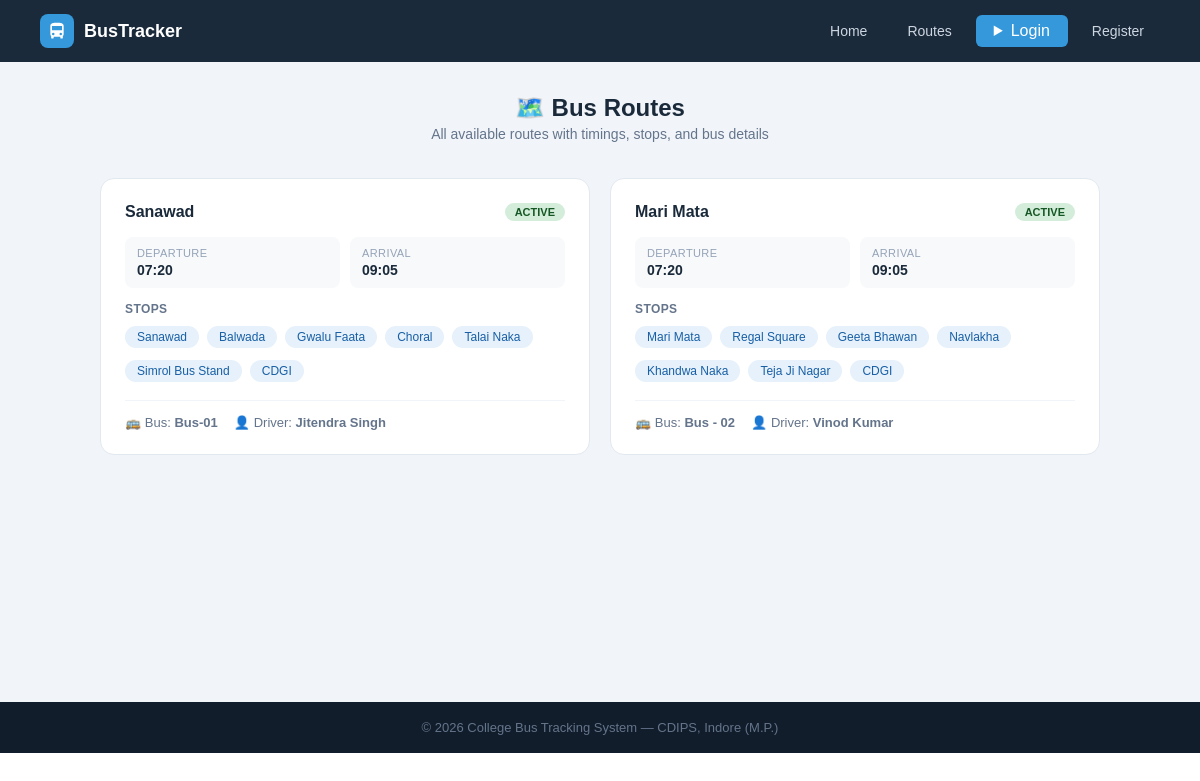
Before: /routes-info with the older database file.
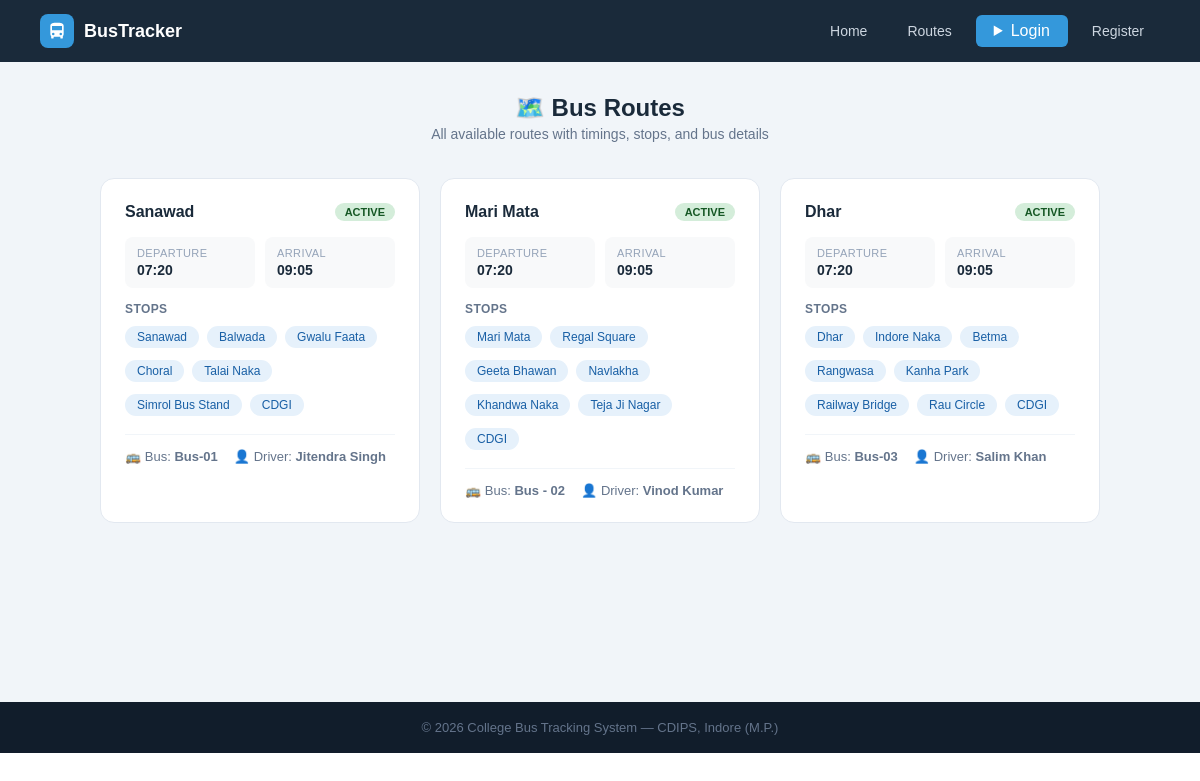
After: the same page with the newer database file.
### tables this page shows
CREATE TABLE routes (
        id INTEGER PRIMARY KEY AUTOINCREMENT,
        route_name TEXT NOT NULL, bus_id INTEGER,
        start_point TEXT, end_point TEXT,
        departure_time TEXT, arrival_time TEXT, stops TEXT, original_bus_id INTEGER,
        FOREIGN KEY(bus_id) REFERENCES buses(id));

CREATE TABLE buses (
        id INTEGER PRIMARY KEY AUTOINCREMENT,
        bus_number TEXT UNIQUE NOT NULL, driver_name TEXT NOT NULL,
        driver_phone TEXT, capacity INTEGER DEFAULT 40,
        status TEXT DEFAULT 'active',
        current_lat REAL DEFAULT 22.7196, current_lng REAL DEFAULT 75.8577);

### app.py (the view)
@app.route('/routes-info')
def routes_page():
    db = get_db()
    routes = db.execute('''SELECT r.*,b.bus_number,b.driver_name,b.status
                           FROM routes r LEFT JOIN buses b ON r.bus_id=b.id''').fetchall()
    db.close(); return render_template('routes.html', routes=routes)

### app.py (called while the page is built, shortened)
def get_db():
    conn = sqlite3.connect(DB)
    conn.row_factory = sqlite3.Row
    return conn

@app.context_processor
def inject_notifications():
    return dict(notifications=[], unread_count=0)

### templates/routes.html (shortened to what this page needs)
{% extends "base.html" %}
{% block content %}
<div class="page">
    <div class="page-header" style="text-align:center;margin-bottom:36px">
        <h1>🗺️ Bus Routes</h1>
        <p>All available routes with timings, stops, and bus details</p>
    </div>
    <div class="routes-grid">
    {% for r in routes %}
    <div class="route-card">
        <div class="route-header">
            <div class="route-name">{{ r.route_name }}</div>
            <span class="badge {{ 'badge-green' if r.status == 'active' else 'badge-red' }}">
                {{ r.status.upper() if r.status else 'ACTIVE' }}
            </span>
        </div>
        <div class="route-info">
            <div class="ri-item"><div class="key">Departure</div><div class="val">{{ r.departure_time }}</div></div>
            <div class="ri-item"><div class="key">Arrival</div><div class="val">{{ r.arrival_time }}</div></div>
        </div>
        <div class="stops-label">Stops</div>
        <div class="stops-flow">
            {% set stop_list = r.stops.replace('-', '→').replace(',', '→').split('→') %}
            {% for stop in stop_list %}
            <span class="stop-chip">{{ stop.strip() }}</span>
            {% endfor %}
        </div>
        {% if r.bus_number %}
        <div class="bus-info">
            <span>🚌 Bus: <b>{{ r.bus_number }}</b></span>
            <span>👤 Driver: <b>{{ r.driver_name }}</b></span>
        </div>
        {% endif %}
    </div>
    {% else %}
    <div style="text-align:center;color:#94a3b8;padding:40px;grid-column:1/-1">No routes available.</div>
    {% endfor %}
    </div>
</div>
{% endblock %}

### templates/base.html (shortened to what this page needs)
<!DOCTYPE html>
<html lang="en">
<head>
    <link rel="stylesheet" href="{{ url_for('static', filename='css/style.css') }}">
</head>
<body>
<nav>
    <div class="nav-logo">
        <div class="nav-logo-icon">
            <svg viewBox="0 0 24 24"><path d="M4 16c0 .88.39 1.67 1 2.22V20a1 1 0 001 1h1a1 1 0 001-1v-1h8v1a1 1 0 001 1h1a1 1 0 001-1v-1.78c.61-.55 1-1.34 1-2.22V6c0-3.5-3.58-4-8-4S4 2.5 4 6v10zm3.5 1a1.5 1.5 0 110-3 1.5 1.5 0 010 3zm9 0a1.5 1.5 0 110-3 1.5 1.5 0 010 3zM6 6h12v5H6V6z"/></svg>
        </div>
        <span>BusTracker</span>
    </div>
    <div class="nav-links">
        <a href="{{ url_for('home') }}">Home</a>
        <a href="{{ url_for('routes_page') }}">Routes</a>
        {% if 'admin' in session or 'student' in session %}
            {% if 'admin' in session %}
                <a href="{{ url_for('admin_dashboard') }}">Admin Panel</a>
                <a href="{{ url_for('students_list') }}">Students</a>
                <a href="{{ url_for('gate_logs_page') }}">Gate Logs</a>
                <a href="{{ url_for('admin_reports') }}">📊 Reports</a>
            {% else %}
                <a href="{{ url_for('dashboard') }}">My Dashboard</a>
                <details class="bell-wrap">
                    <summary class="bell-btn">
                        🔔
                        {% if unread_count > 0 %}
                        <span class="bell-badge">{{ unread_count }}</span>
                        {% endif %}
                    </summary>
                    <div class="bell-dropdown">
                        <div class="bell-dropdown-header">
                            <span>Notifications</span>
                            <div style="display:flex;gap:6px;">
                                {% if unread_count > 0 %}
                                <form method="POST" action="{{ url_for('mark_notifications_read') }}">
                                    <button class="bell-action-btn">✓ Read</button>
                                </form>
                                {% endif %}
                                {% if notifications %}
                                <form method="POST" action="{{ url_for('delete_all_notifications') }}"
                                      onsubmit="return confirm('Delete all notification?')">
                                    <button class="bell-action-btn bell-delete-btn">🗑 Delete all</button>
                                </form>
                                {% endif %}
                            </div>
                        </div>
                        {% if notifications %}
                            {% for n in notifications %}
                            <div class="bell-notif-item {{ 'bell-unread' if not n.is_read else '' }}">
                                <div class="bell-notif-row">
                                    <div class="bell-notif-msg">{{ n.message }}</div>
                                    <form method="POST" action="{{ url_for('delete_notification', nid=n.id) }}">
                                        <button class="bell-del-one" title="Delete">✕</button>
                                    </form>
                                </div>
                                <div class="bell-notif-time">🕐 {{ n.created_at[:16] if n.created_at else '' }}</div>
                            </div>
                            {% endfor %}
                        {% else %}
                        <div class="bell-empty">
                            <span>🔕</span>
                            <div>No notification available</div>
                        </div>
                        {% endif %}
                    </div>
                </details>
            {% endif %}
            <span style="color:#94a3b8;font-size:13px">
                Hi,
                {% if 'admin' in session %}
                {{ session['admin']['name'] }}
                {% else %}
                {{ session['student']['name'] }}
                {% endif %}
            </span>
            {% if 'admin' in session %}
            <a href="/logout/admin" class="btn-danger">Logout</a>
            {% else %}
            <a href="/logout/student" class="btn-danger">Logout</a>
            {% endif %}
        {% else %}
            <div style="position: relative; display: inline-block;">
                <details style="list-style: none;">
                    <summary class="btn-nav" style="cursor: pointer; user-select: none;">
                        Login
                    </summary>
                </details>
            </div>
            <a href="{{ url_for('register') }}">Register</a>
        {% endif %}
    </div>
</nav>
{% block content %}{% endblock %}
<footer><p>© 2026 College Bus Tracking System — CDIPS, Indore (M.P.)</p></footer>
</body>
</html>

### static/css/style.css (style rules this page uses)
* { margin: 0; padding: 0; box-sizing: border-box; font-family: Arial, sans-serif; }
a { text-decoration: none; }
nav { display: flex; justify-content: space-between; align-items: center; padding: 14px 40px; background: #1a2a3a; position: sticky; top: 0; z-index: 100; }
.nav-logo { display: flex; align-items: center; gap: 10px; }
.nav-logo-icon { width: 34px; height: 34px; background: #3498db; border-radius: 8px; display: flex; align-items: center; justify-content: center; }
.nav-logo-icon svg { width: 20px; height: 20px; fill: white; }
.nav-logo span { color: white; font-size: 18px; font-weight: bold; }
.nav-links { display: flex; gap: 8px; align-items: center; }
.nav-links a { color: #cdd6e0; font-size: 14px; padding: 7px 16px; border-radius: 6px; transition: background .2s; }
.nav-links .btn-nav { background: #3498db; color: white; padding: 7px 18px; border-radius: 6px; }
footer { background: #111d2b; color: #64748b; text-align: center; padding: 18px; font-size: 13px; }
.badge { display: inline-block; padding: 3px 10px; border-radius: 20px; font-size: 11px; font-weight: bold; }
.badge-green { background: #d4edda; color: #155724; }
.page { padding: 32px 40px; background: #f1f5f9; min-height: 80vh; }
.page-header { margin-bottom: 24px; }
.page-header h1 { font-size: 24px; color: #1a2a3a; font-weight: bold; }
.page-header p { font-size: 14px; color: #64748b; margin-top: 4px; }
.stop-chip { background: #e6f1fb; color: #185fa5; font-size: 12px; padding: 4px 12px; border-radius: 20px; margin: 4px 4px 4px 0; }
.routes-grid { display: grid; grid-template-columns: repeat(auto-fit, minmax(300px, 1fr)); gap: 20px; max-width: 1000px; margin: 0 auto; }
.route-card { background: white; border-radius: 14px; border: 1px solid #e2e8f0; padding: 24px; transition: box-shadow .2s; }
.route-header { display: flex; justify-content: space-between; align-items: flex-start; margin-bottom: 16px; }
.route-name { font-size: 16px; font-weight: bold; color: #1a2a3a; }
.route-info { display: grid; grid-template-columns: 1fr 1fr; gap: 10px; margin-bottom: 14px; }
.ri-item { background: #f8f9fa; border-radius: 8px; padding: 10px 12px; }
.ri-item .key { font-size: 11px; color: #94a3b8; text-transform: uppercase; letter-spacing: .4px; margin-bottom: 3px; }
.ri-item .val { font-size: 14px; font-weight: bold; color: #1a2a3a; }
.stops-flow { display: flex; flex-wrap: wrap; gap: 4px; }
.stops-label { font-size: 12px; color: #64748b; font-weight: bold; margin-bottom: 6px; text-transform: uppercase; letter-spacing: .4px; }
.bus-info { margin-top: 14px; padding-top: 14px; border-top: 1px solid #f1f5f9; font-size: 13px; color: #64748b; display: flex; gap: 16px; }

Changed rows visible on the page:
added routes: route_name "Dhar", status "ACTIVE", departure_time "07:20", arrival_time "09:05", strip "Dhar" "Indore Naka" "Betma" "Rangwasa" "Kanha Park" "Railway Bridge" "Rau Circle" "CDGI", bus_number "Bus-03", driver_name "Salim Khan"
